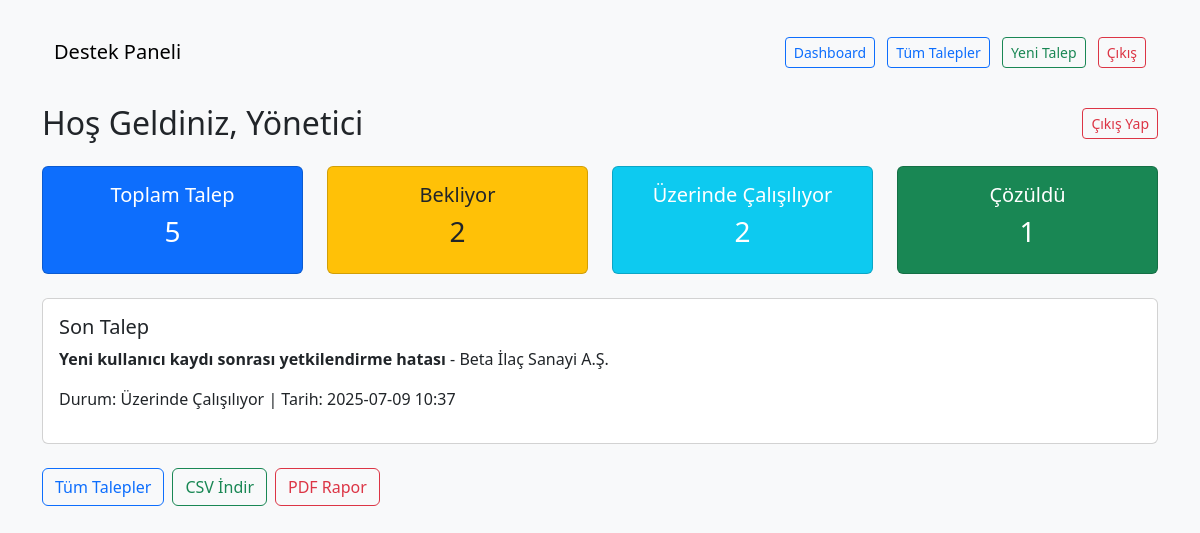
Before: /ticket/dashboard (signed in) with the older database file.
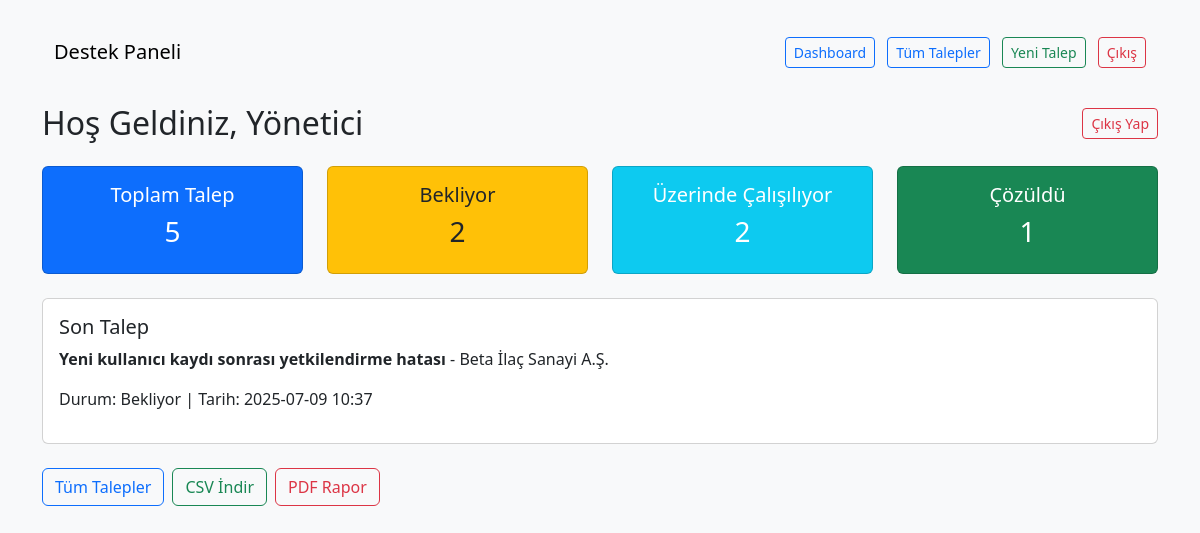
After: the same page with the newer database file.
### app/models.py (models this page shows)
class Ticket(db.Model):
    id = db.Column(db.Integer, primary_key=True)
    company_name = db.Column(db.String(128), nullable=False)
    contact_name = db.Column(db.String(64), nullable=False)
    email = db.Column(db.String(120), nullable=False)
    title = db.Column(db.String(128), nullable=False)
    description = db.Column(db.Text, nullable=False)
    category = db.Column(db.String(64))
    priority = db.Column(db.String(16))
    status = db.Column(db.String(32), default="Bekliyor")
    created_at = db.Column(db.DateTime, default=datetime.utcnow)
    resolved_at = db.Column(db.DateTime)
    assigned_to = db.Column(db.Integer, db.ForeignKey('user.id'))

### app/routes/tickets.py (the view)
@bp.route('/dashboard')
@login_required
@admin_required
def dashboard():
    total = Ticket.query.count()
    waiting = Ticket.query.filter_by(status='Bekliyor').count()
    working = Ticket.query.filter_by(status='Üzerinde Çalışılıyor').count()
    resolved = Ticket.query.filter_by(status='Çözüldü').count()
    last_ticket = Ticket.query.order_by(Ticket.created_at.desc()).first()
    return render_template('dashboard.html', total=total, waiting=waiting, working=working, resolved=resolved, last_ticket=last_ticket)

### app/__init__.py (called while the page is built)
def create_app():
    app = Flask(__name__)
    app.config.from_object('config.Config')
    db.init_app(app)
    migrate.init_app(app, db)
    login_manager.init_app(app)
    login_manager.login_view = 'auth.login'  # Giriş yapılmadıysa yönlendirilecek sayfa
    @login_manager.user_loader
    def load_user(user_id):
        return User.query.get(int(user_id))
    from .routes import tickets
    from .routes import auth
    app.register_blueprint(tickets.bp)
    app.register_blueprint(auth.bp)
    @app.errorhandler(403)
    def forbidden(e):
        return render_template('403.html'), 403
    return app

### app/routes/tickets.py (called while the page is built)
def admin_required(f):
    @wraps(f)
    def decorated_function(*args, **kwargs):
        if not current_user.is_authenticated or current_user.role != 'admin':
            abort(403)
        return f(*args, **kwargs)
    return decorated_function

### app/templates/dashboard.html (shortened to what this page needs)
{% extends "base.html" %}
{% block content %}
<h2 class="mb-4 d-flex justify-content-between align-items-center">
    Hoş Geldiniz, Yönetici
    <a href="{{ url_for('auth.logout') }}" class="btn btn-outline-danger btn-sm">Çıkış Yap</a>
</h2>
<div class="row text-center mb-4">
    <div class="col-md-3">
        <div class="card p-3 bg-primary text-white">
            <h5>Toplam Talep</h5>
            <h3>{{ total }}</h3>
        </div>
    </div>
    <div class="col-md-3">
        <div class="card p-3 bg-warning text-dark">
            <h5>Bekliyor</h5>
            <h3>{{ waiting }}</h3>
        </div>
    </div>
    <div class="col-md-3">
        <div class="card p-3 bg-info text-white">
            <h5>Üzerinde Çalışılıyor</h5>
            <h3>{{ working }}</h3>
        </div>
    </div>
    <div class="col-md-3">
        <div class="card p-3 bg-success text-white">
            <h5>Çözüldü</h5>
            <h3>{{ resolved }}</h3>
        </div>
    </div>
</div>
{% if last_ticket %}
<div class="card p-3 mb-4">
    <h5>Son Talep</h5>
    <p><strong>{{ last_ticket.title }}</strong> - {{ last_ticket.company_name }}</p>
    <p>Durum: {{ last_ticket.status }} | Tarih: {{ last_ticket.created_at.strftime('%Y-%m-%d %H:%M') }}</p>
</div>
{% endif %}
<div class="d-flex gap-2">
    <a href="{{ url_for('tickets.list_tickets') }}" class="btn btn-outline-primary">Tüm Talepler</a>
    <a href="{{ url_for('tickets.export_tickets') }}" class="btn btn-outline-success">CSV İndir</a>
    <a href="{{ url_for('tickets.export_report_pdf') }}" class="btn btn-outline-danger">PDF Rapor</a>
</div>
{% endblock %}

Changed rows visible on the page:
changed Ticket "Yeni kullanıcı kaydı sonrası yetkilendirme hatası": status "Üzerinde Çalışılıyor" → "Bekliyor"
